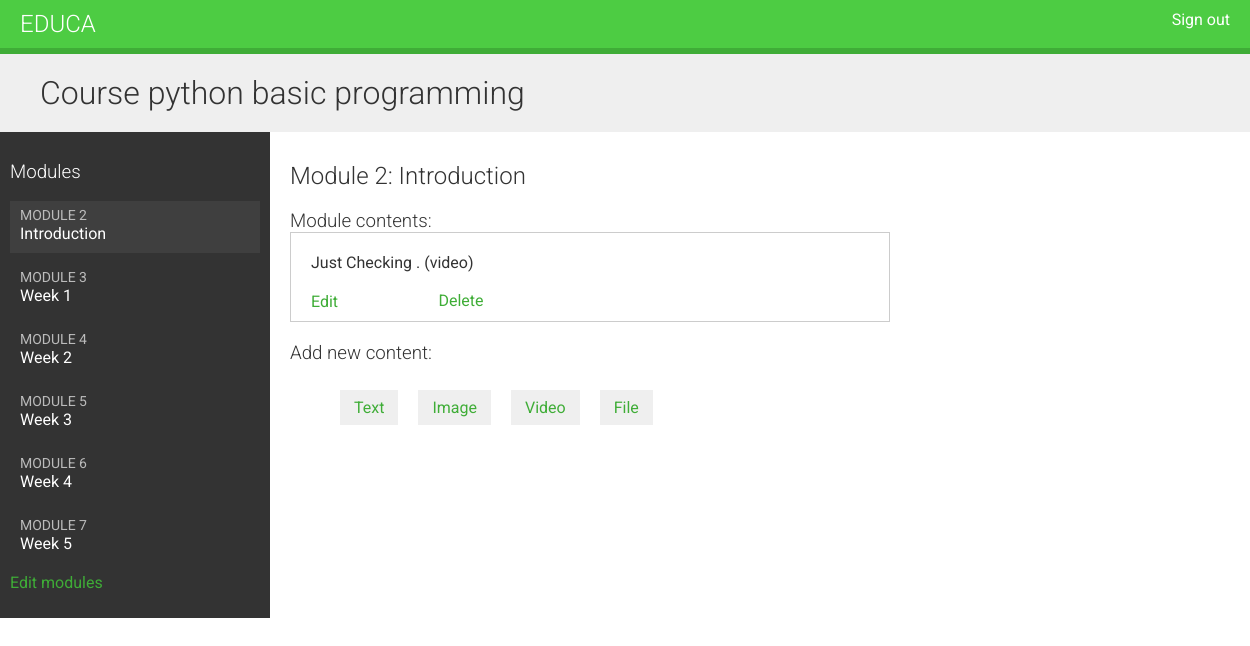
The page /course/module/13/ (signed in) on the database as committed earlier.
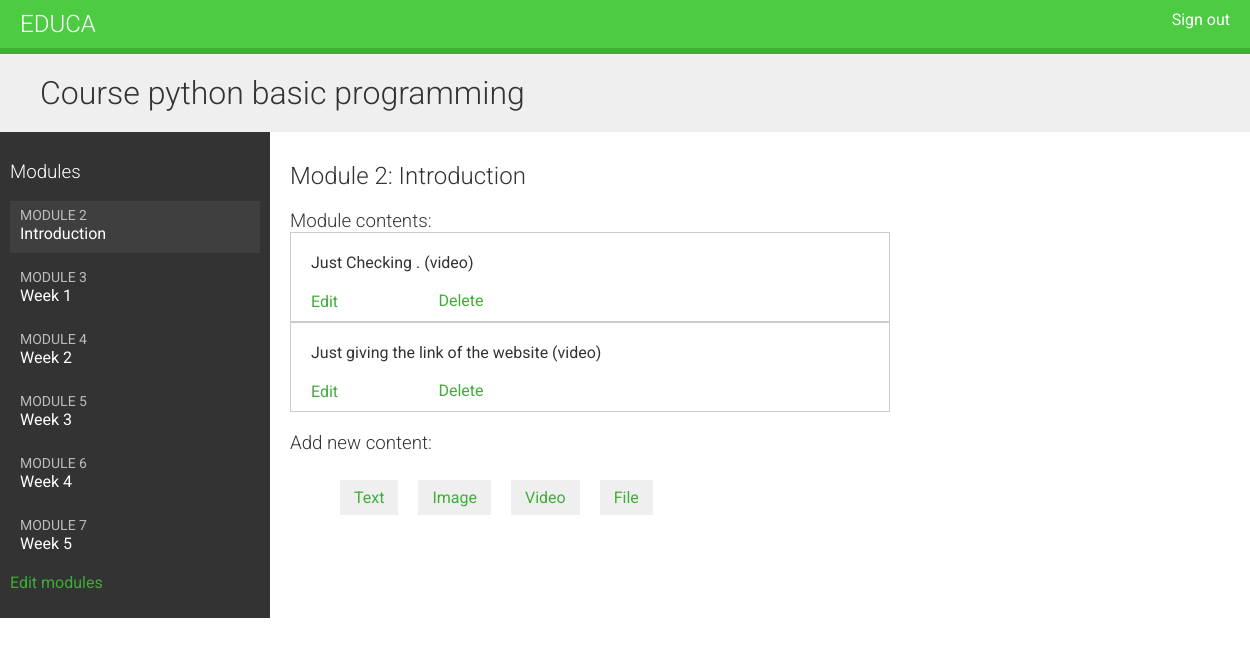
The same page on the database as committed later.
### courses/models.py (models this page shows, shortened)
class Course(models.Model):
    owner = models.ForeignKey(User,
                              related_name='course_created',
                              on_delete=models.CASCADE)
    subject = models.ForeignKey(Subject,
                                related_name='courses',
                                on_delete=models.CASCADE)
    title = models.CharField(max_length=150)
    slug = models.SlugField(max_length=150,unique=True)
    overview = models.TextField()
    created = models.DateTimeField(auto_now_add=True)
    students = models.ManyToManyField(User,
                                      related_name = 'courses_joined',
                                      blank=True)
    class Meta:
        ordering = ['-created']

class Module(models.Model):
    course = models.ForeignKey(Course,
                               related_name='modules',
                               on_delete=models.CASCADE)
    title = models.CharField(max_length=150)
    description = models.TextField()
    order = OrderField(blank=True, for_fields=['course'])
    class Meta:
        ordering = ['order']

class Content(models.Model):
    module = models.ForeignKey(Module,
                               related_name='contents',
                               on_delete=models.CASCADE)
    content_type = models.ForeignKey(ContentType,
                                     on_delete=models.CASCADE,
                                     limit_choices_to={
                                         'model__in': (
                                             'text',
                                             'video',
                                             'image',
                                             'file'
                                         )
                                     })
    object_id = models.PositiveIntegerField()
    item = GenericForeignKey('content_type','object_id')
    order = OrderField(blank=True, for_fields=['module'])
    class Meta:
        ordering = ['order']

class ItemBase(models.Model):
    owner = models.ForeignKey(User,
                              related_name='%(class)s_related',
                              on_delete=models.CASCADE)
    title = models.CharField(max_length=150)
    created = models.DateTimeField(auto_now=True)
    updated = models.DateTimeField(auto_now_add=True)
    class Meta:
        abstract = True
    def __str__(self):
        return self.title

class Video(ItemBase):
    content = EmbedVideoField()

### courses/views.py (the view)
class ModuleContentListView(TemplateResponseMixin, View):
    template_name = 'courses/manage/module/content_list.html'
    def get(self,request,module_id):
        module = get_object_or_404(Module,
                                   id=module_id,
                                   course__owner=request.user)
        return self.render_to_response({
            'module':module
        })

### courses/templatetags/course.py (called while the page is built)
@register.filter
def model_name(obj):
    try:
        return obj._meta.model_name
    except AttributeError:
        return None

### courses/templates/courses/manage/module/content_list.html (shortened to what this page needs)
{% extends "base.html" %}
{% load course %}
{% block content %}
{% with course=module.course %}
    <h1>Course {{ course.title }}</h1>
    <div class="contents">
        <h3>Modules</h3>
        <ul id="modules">
            {% for m in course.modules.all %}
                <li data-id="{{ m.id }}" {% if m == module %}
                class="selected"{% endif %}>
                <a href="{% url "module_content_list" m.id %}">
                <span>
                    Module <span class="order">{{ m.order|add:1 }}</span>
                </span>
                <br>
                {{ m.title }}
                </a>
                </li>
                {% empty %}
                <li>No modules yet.</li>
            {% endfor %}
        </ul>
        <p><a href="{% url "course_module_update" course.id %}">
        Edit modules</a></p>
    </div>
    <div class="module">
        <h2>Module {{ module.order|add:1 }}: {{ module.title }}</h2>
        <h3>Module contents:</h3>
        <div id="module-contents">
        {% for content in module.contents.all %}
            <div data-id="{{ content.id }}">
                {% with item=content.item %}
                    <p>{{ item }} ({{ item|model_name }})</p>
                    <a href="{% url "module_content_update" module.id item|model_name item.id %}">Edit</a>
                    <form action="{% url "module_content_delete" content.id %}"
                    method="post">
                        <input type="submit" value="Delete">
                    </form>
                {% endwith %}
            </div>
            {% empty %}
            <p>This module has no contents yet.</p>
        {% endfor %}
        </div>
        <h3>Add new content:</h3>
        <ul class="content-types">
            <li>
            <a href="{% url "module_content_create" module.id "text" %}">
            Text
            </a>
            </li>
            <li>
            <a href="{% url "module_content_create" module.id "image" %}">
            Image
            </a>
            </li>
            <li>
            <a href="{% url "module_content_create" module.id "video" %}">
            Video
            </a>
            </li>
            <li>
            <a href="{% url "module_content_create" module.id "file" %}">
            File
            </a>
            </li>
        </ul>
    </div>
{% endwith %}
{% endblock %}

### courses/templates/base.html (shortened to what this page needs)
{% load static %}
<!DOCTYPE html>
<html>
    <head>
        <link href="{% static "css/base.css" %}" rel="stylesheet">
    </head>
    <body>
        <div id="header">
            <a href="/" class="logo">Educa</a>
             <ul class="menu">
                {% if request.user.is_authenticated %}
                    <li>
                        <form action="{% url 'logout' %}" method="post" style="display: inline;">
                            <a href="#" onclick="this.closest('form').submit(); return false;">Sign out</a>
                        </form>
                    </li>
                {% else %}
                    <li><a href="{% url 'login' %}">Sign in</a></li>
                {% endif %}
            </ul>
        </div>
        <div id="content">
            {% block content %}
            {% endblock %}
        </div>
    </body>
</html>

### courses/static/css/base.css (style rules this page uses)
body { margin:0; font-family:'Roboto', sans-serif; font-weight:400; color:#333; }
a { color:#3fad37; text-decoration:none; }
ul { float:left; }
h1, h2, h3, h4, h5, h6 { font-family:'Roboto', sans-serif; font-weight:300; }
h1 { background:#efefef; width:100%; overflow:auto; padding:20px 0 20px 40px; margin:0; }
.module { padding:10px 20px; float:left; width:600px; }
.module h3 { margin:20px 0 0; padding:0; width:100%; }
.module p { margin:10px 0 20px; width:100%; float:left; }
#header { background:#4dcc43; overflow:auto; padding:10px 20px; border-bottom:6px solid #3fad37; }
#header .logo { text-decoration:none; font-family:'Roboto', sans-serif; font-weight:300; text-transform:uppercase; font-size:24px; color:#fff; float:left; }
#header a { color:#fff; }
#header .menu { list-style:none; float:right; margin:0; padding:0; }
.contents { width:20%; padding:10px; float:left; background:#333; color: #fff; font-family:'Roboto', sans-serif; }
.contents ul { list-style:none; margin:0; padding:0; width:100%; }
.contents ul li { margin:0 0 10px 0; padding:4px 10px 10px; overflow:auto; cursor:move; }
.contents ul li.selected { background:#3f3f3f; }
.contents ul span { text-transform:uppercase; color:#bbb; font-size:14px; }
.contents ul a { display:block; color:#fff; text-decoration:none; }
ul.content-types li { list-style:none; float:left; margin:10px; background:#efefef; padding:8px 14px; }
input, select, textarea { border:1px solid #ccc; border-bottom:3px solid #ccc; padding:8px 12px; font-size:16px; font-family:'Roboto', sans-serif; float:left; clear:both; width:300px; }
input[type=submit], a.button { border-radius:5px; background:#4dcc43; color:#fff; font-size:16px; text-transform:uppercase; border:none; padding:10px 20px; margin:20px 0; }
#module-contents div { padding:10px 20px; border:1px solid #ccc; background:#fff }
#module-contents form { margin:0; padding:0; }
#module-contents input[type=submit] { color:#3fad37; background:none; margin:-20px 0 0; padding:0; float:left; text-transform:none; }

Rows that differ between the two databases and show on the page:
added Content: item "Just giving the link of the website", item|model_name "video"
